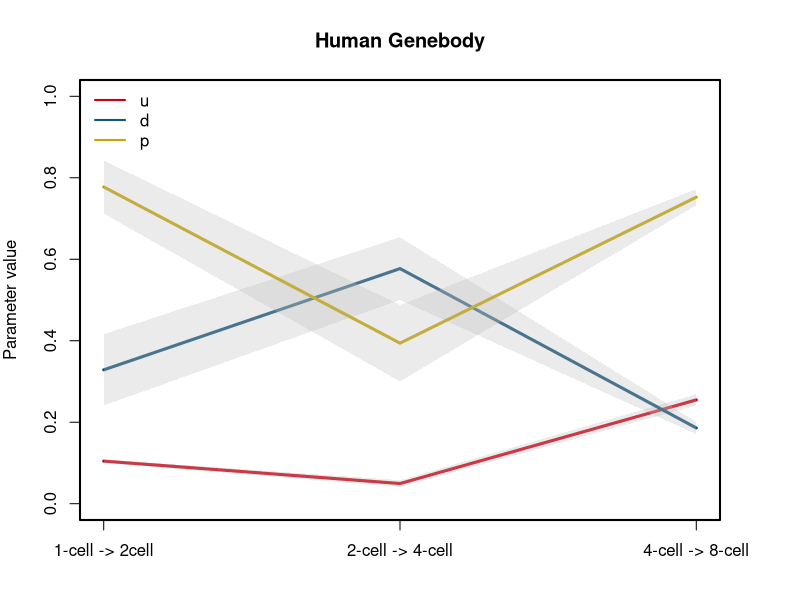
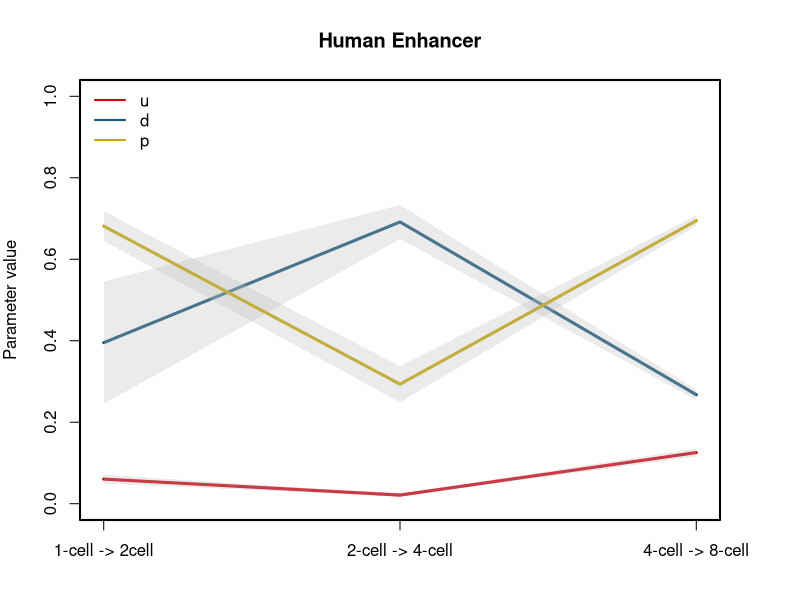

R code for these plots, in order:
###################################################################################################
################################     PARAMETER/FUNCTION DEFINE     ################################
###################################################################################################
# sys_argv <- commandArgs(T)
cccol <- c("#CE0013","#16557A","#C7A609","#87C232","#008792","#A14C94","#15A08C","#8B7E75","#1E7CAF","#EA425F","#46489A","#E50033","#0F231F","#1187CD")
cccol50 <- c("#CE001350","#16557A50","#C7A60950","#87C23250","#00879250","#A14C9450","#15A08C50","#8B7E7550","#1E7CAF50","#EA425F50","#46489A50","#E5003350","#0F231F50","#1187CD50")
options(scipen = 200)
# library(MethylTransition)
# library(beeswarm)

###################################################################################################
################################            READ IN DATA           ################################
###################################################################################################
Genebody <- read.table("hg_Genebody_parameters.txt",header=T)
Enhancer <- read.table("hg_Enhancer3_parameters.txt",header=T)
###################################################################################################
################################                PLOT               ################################
###################################################################################################

# Genebody
C12parameters <- Genebody[seq(2),]
C24parameters <- Genebody[seq(3,10),]
C48parameters <- Genebody[seq(11,42),]

plot_n <- c()
plot_mean <- c()
plot_sd <- c()

plot_data <- C12parameters
plot_n <- rbind(plot_n,apply(plot_data,2,length))
plot_mean <- rbind(plot_mean,apply(plot_data,2,mean))
plot_sd <- rbind(plot_sd,apply(plot_data,2,sd))
plot_data <- C24parameters
plot_n <- rbind(plot_n,apply(plot_data,2,length))
plot_mean <- rbind(plot_mean,apply(plot_data,2,mean))
plot_sd <- rbind(plot_sd,apply(plot_data,2,sd))
plot_data <- C48parameters
plot_n <- rbind(plot_n,apply(plot_data,2,length))
plot_mean <- rbind(plot_mean,apply(plot_data,2,mean))
plot_sd <- rbind(plot_sd,apply(plot_data,2,sd))

pdf("FigR1.MethyRatioTransitionPerStage.Genebody.pdf",width=4,height=4)
par(mar=c(4,4,4,4))
plot(1,type="n",xaxt="n",bty="n",xlab="",ylab="Parameter value",ylim=c(0,1),xlim=c(1,3),main="Human Genebody")
box(lwd=2)
v1 = plot_mean[,1]
# v2 = v1 - qt(0.975, plot_n[,1]-1) * plot_sd[,1] / sqrt(plot_n[,1])
v2 = v1 - 1.96 * plot_sd[,1] / sqrt(plot_n[,1])
# v3 = v1 + qt(0.975, plot_n[,1]-1) * plot_sd[,1] / sqrt(plot_n[,1])
v3 = v1 + 1.96 * plot_sd[,1] / sqrt(plot_n[,1])
points(v1,lwd=3,type="l",col=cccol[1])
polygon(c(1,1:length(v1),length(v1):2),c(v2[1],v3,v2[length(v1):2]),col=adjustcolor("grey", alpha.f = 0.3),border=NA)
v1 = plot_mean[,2]
# v2 = v1 - qt(0.975, plot_n[,2]-1) * plot_sd[,2] / sqrt(plot_n[,2])
v2 = v1 - 1.96 * plot_sd[,2] / sqrt(plot_n[,2])
# v3 = v1 + qt(0.975, plot_n[,2]-1) * plot_sd[,2] / sqrt(plot_n[,2])
v3 = v1 + 1.96 * plot_sd[,2] / sqrt(plot_n[,2])
points(v1,lwd=3,type="l",col=cccol[2])
polygon(c(1,1:length(v1),length(v1):2),c(v2[1],v3,v2[length(v1):2]),col=adjustcolor("grey", alpha.f = 0.3),border=NA)
v1 = plot_mean[,3]
# v2 = v1 - qt(0.975, plot_n[,3]-1) * plot_sd[,3] / sqrt(plot_n[,3])
v2 = v1 - 1.96 * plot_sd[,3] / sqrt(plot_n[,3])
# v3 = v1 + qt(0.975, plot_n[,3]-1) * plot_sd[,3] / sqrt(plot_n[,3])
v3 = v1 + 1.96 * plot_sd[,3] / sqrt(plot_n[,3])
points(v1,lwd=3,type="l",col=cccol[3])
polygon(c(1,1:length(v1),length(v1):2),c(v2[1],v3,v2[length(v1):2]),col=adjustcolor("grey", alpha.f = 0.3),border=NA)
axis(side=1,at=seq(3),labels=c("1-cell -> 2cell","2-cell -> 4-cell","4-cell -> 8-cell"))
legend("topleft",c("u","d","p"),bty="n",col=cccol,lwd=2)
dev.off()


# Enhancer
C12parameters <- Enhancer[seq(2),]
C24parameters <- Enhancer[seq(3,10),]
C48parameters <- Enhancer[seq(11,42),]

plot_n <- c()
plot_mean <- c()
plot_sd <- c()

plot_data <- C12parameters
plot_n <- rbind(plot_n,apply(plot_data,2,length))
plot_mean <- rbind(plot_mean,apply(plot_data,2,mean))
plot_sd <- rbind(plot_sd,apply(plot_data,2,sd))
plot_data <- C24parameters
plot_n <- rbind(plot_n,apply(plot_data,2,length))
plot_mean <- rbind(plot_mean,apply(plot_data,2,mean))
plot_sd <- rbind(plot_sd,apply(plot_data,2,sd))
plot_data <- C48parameters
plot_n <- rbind(plot_n,apply(plot_data,2,length))
plot_mean <- rbind(plot_mean,apply(plot_data,2,mean))
plot_sd <- rbind(plot_sd,apply(plot_data,2,sd))

pdf("FigR1.MethyRatioTransitionPerStage.Enhancer.pdf",width=4,height=4)
par(mar=c(4,4,4,4))
plot(1,type="n",xaxt="n",bty="n",xlab="",ylab="Parameter value",ylim=c(0,1),xlim=c(1,3),main="Human Enhancer")
box(lwd=2)
v1 = plot_mean[,1]
# v2 = v1 - qt(0.975, plot_n[,1]-1) * plot_sd[,1] / sqrt(plot_n[,1])
v2 = v1 - 1.96 * plot_sd[,1] / sqrt(plot_n[,1])
# v3 = v1 + qt(0.975, plot_n[,1]-1) * plot_sd[,1] / sqrt(plot_n[,1])
v3 = v1 + 1.96 * plot_sd[,1] / sqrt(plot_n[,1])
points(v1,lwd=3,type="l",col=cccol[1])
polygon(c(1,1:length(v1),length(v1):2),c(v2[1],v3,v2[length(v1):2]),col=adjustcolor("grey", alpha.f = 0.3),border=NA)
v1 = plot_mean[,2]
# v2 = v1 - qt(0.975, plot_n[,2]-1) * plot_sd[,2] / sqrt(plot_n[,2])
v2 = v1 - 1.96 * plot_sd[,2] / sqrt(plot_n[,2])
# v3 = v1 + qt(0.975, plot_n[,2]-1) * plot_sd[,2] / sqrt(plot_n[,2])
v3 = v1 + 1.96 * plot_sd[,2] / sqrt(plot_n[,2])
points(v1,lwd=3,type="l",col=cccol[2])
polygon(c(1,1:length(v1),length(v1):2),c(v2[1],v3,v2[length(v1):2]),col=adjustcolor("grey", alpha.f = 0.3),border=NA)
v1 = plot_mean[,3]
# v2 = v1 - qt(0.975, plot_n[,3]-1) * plot_sd[,3] / sqrt(plot_n[,3])
v2 = v1 - 1.96 * plot_sd[,3] / sqrt(plot_n[,3])
# v3 = v1 + qt(0.975, plot_n[,3]-1) * plot_sd[,3] / sqrt(plot_n[,3])
v3 = v1 + 1.96 * plot_sd[,3] / sqrt(plot_n[,3])
points(v1,lwd=3,type="l",col=cccol[3])
polygon(c(1,1:length(v1),length(v1):2),c(v2[1],v3,v2[length(v1):2]),col=adjustcolor("grey", alpha.f = 0.3),border=NA)
axis(side=1,at=seq(3),labels=c("1-cell -> 2cell","2-cell -> 4-cell","4-cell -> 8-cell"))
legend("topleft",c("u","d","p"),bty="n",col=cccol,lwd=2)
dev.off()